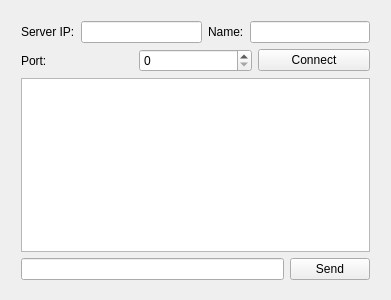
<?xml version="1.0" encoding="UTF-8"?>
<ui version="4.0">
 <class>Widget</class>
 <widget class="QWidget" name="Widget">
  <property name="geometry">
   <rect>
    <x>0</x>
    <y>0</y>
    <width>391</width>
    <height>300</height>
   </rect>
  </property>
  <property name="windowTitle">
   <string>Widget</string>
  </property>
  <widget class="QWidget" name="layoutWidget">
   <property name="geometry">
    <rect>
     <x>10</x>
     <y>10</y>
     <width>371</width>
     <height>281</height>
    </rect>
   </property>
   <layout class="QGridLayout" name="gridLayout">
    <item row="0" column="0">
     <layout class="QHBoxLayout" name="horizontalLayout_3">
      <item>
       <widget class="QLabel" name="label">
        <property name="text">
         <string>Server IP:</string>
        </property>
       </widget>
      </item>
      <item>
       <widget class="QLineEdit" name="txtServerIP"/>
      </item>
      <item>
       <widget class="QLabel" name="label_3">
        <property name="text">
         <string>Name:</string>
        </property>
       </widget>
      </item>
      <item>
       <widget class="QLineEdit" name="txtName"/>
      </item>
     </layout>
    </item>
    <item row="1" column="0">
     <layout class="QHBoxLayout" name="horizontalLayout_2">
      <item>
       <widget class="QLabel" name="label_2">
        <property name="text">
         <string>Port:</string>
        </property>
       </widget>
      </item>
      <item>
       <widget class="QSpinBox" name="portNumber">
        <property name="maximum">
         <number>99999</number>
        </property>
       </widget>
      </item>
      <item>
       <widget class="QPushButton" name="btnConnect">
        <property name="text">
         <string>Connect</string>
        </property>
       </widget>
      </item>
     </layout>
    </item>
    <item row="2" column="0">
     <widget class="QTextBrowser" name="txtMessageHistory"/>
    </item>
    <item row="3" column="0">
     <layout class="QHBoxLayout" name="horizontalLayout">
      <item>
       <widget class="QLineEdit" name="txtMessageSend"/>
      </item>
      <item>
       <widget class="QPushButton" name="btnSend">
        <property name="text">
         <string>Send</string>
        </property>
       </widget>
      </item>
     </layout>
    </item>
   </layout>
  </widget>
 </widget>
 <layoutdefault spacing="6" margin="11"/>
 <resources/>
 <connections/>
</ui>
